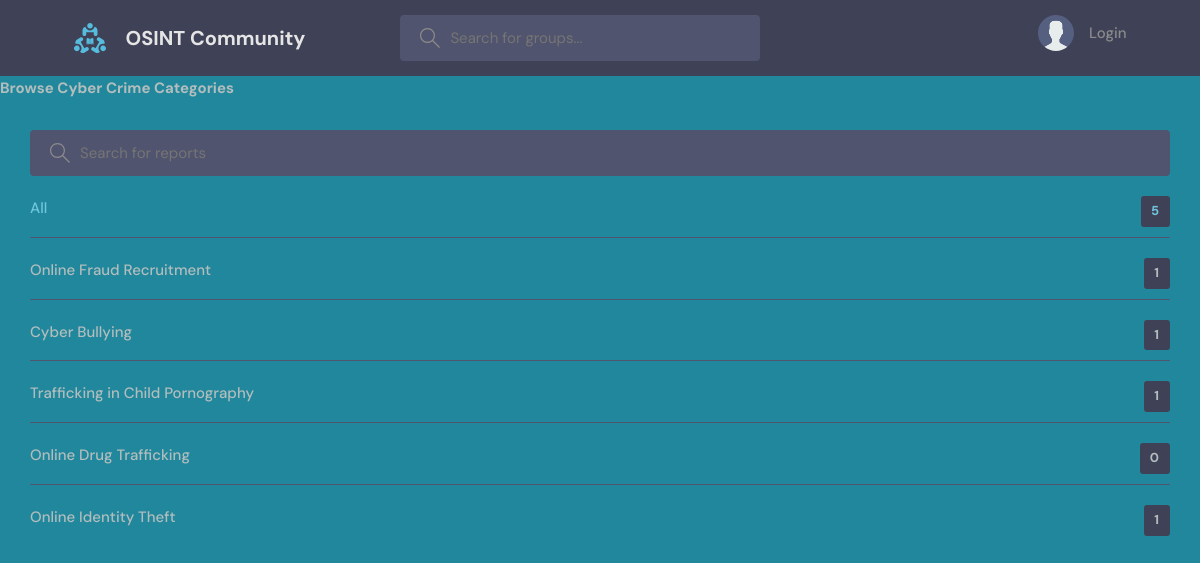
Page /topics/ on the committed database.
### base/models.py (models this page shows, shortened)
class Topic(models.Model):
    name = models.CharField(max_length=200)

### base/views.py (the view)
# urls.py: path('topics/',views.topicsPage, name="topics"),
def topicsPage(request):
    q = request.GET.get('q') if request.GET.get('q') != None else ''
    topics = Topic.objects.filter(name__icontains=q)
    return render(request, 'base/topics.html',{'topics':topics})

### base/templates/base/topics.html (shortened to what this page needs)
{% extends 'main.html' %}
{% block content %}
              <h3>Browse Cyber Crime Categories</h3>
          <div class="topics-page layout__body">
            <form action="" method="GET" class="header__search">
              <label>
                <input name="q" placeholder="Search for reports" />
              </label>
            </form>
            <ul class="topics__list">
              <li>
                <a href="{% url 'topics' %}" class="active">All <span>{{topics.count}}</span></a>
              </li>
              {% for topic in topics %}
              <li>
                <a href="{% url 'home' %}?q={{topic.name}}">{{topic.name}}<span>{{topic.room_set.all.count}}</span></a>
              </li>
             {% endfor %}
            </ul>
          </div>
    {% endblock content %}

### templates/main.html (shortened to what this page needs)
<!DOCTYPE html>
{% load static %}
<html lang="en">
  <head>
    <link rel="stylesheet" href="{% static 'styles/style.css' %}" />
  </head>
  <body>
    {% include 'navbar.html' %}
    {% block content %}
    {% endblock %}
  </body>
</html>

### templates/navbar.html (shortened to what this page needs)
{% load static %}
<header class="header header--loggedIn">
    <div class="container">
      <a href="{% url 'home' %}" class="header__logo">
        <img src="{% static 'images/logo.svg' %}" />
        <h1>OSINT Community</h1>
      </a>
      <form class="header__search" method="GET" action="{% url 'home' %}">
        <label>
          <input name="q" placeholder="Search for groups..." />
        </label>
      </form>
      <nav class="header__menu">
        {% if request.user.is_authenticated %}
        <div class="header__user">
          <a href="{% url 'update-user' %}">
            <div class="avatar avatar--medium active">
              <img src="{{request.user.avatar.url}}" />
            </div>
            <p>{{request.user.username}}<span>@{{request.user.username}}</span></p>
          </a>
          <button class="dropdown-button">
            <svg
              version="1.1"
              xmlns="http://www.w3.org/2000/svg"
              width="32"
              height="32"
              viewBox="0 0 32 32"
            >
              <title>chevron-down</title>
              <path d="M16 21l-13-13h-3l16 16 16-16h-3l-13 13z"></path>
            </svg>
          </button>
        </div>
        {% else %}
        <a href="{% url 'login' %}">
          <img src="{% static 'images/avatar.svg' %}" />
          <p>Login</p>
        </a>
        {% endif %}
      </nav>
    </div>
  </header>

### static/styles/style.css (style rules this page uses)
:root { --color-main: #71c6dd; --color-main-light: #e1f6fb; --color-dark: #3f4156; --color-dark-medium: #51546e; --color-dark-light: #696d97; --color-light: #e5e5e5; --color-gray: #8b8b8b; --color-light-gray: #b2bdbd; --color-bg: #2d2d39; --color-success: #5dd693; --color-error: #fc4b0b; }
* { font-family: "DM Sans", -apple-system, BlinkMacSystemFont, "Segoe UI", Roboto, Oxygen, Ubuntu, Cantarell, "Open Sans", "Helvetica Neue", sans-serif; margin: 0; padding: 0; box-sizing: border-box; text-rendering: optimizeLegibility; font-size: inherit; }
html { font-size: 56.25%; }
@media only screen and (min-width: 1200px) { html { font-size: 62.5%; } }
body { line-height: 1.6; font-weight: 400; font-size: 1.5rem; color: var(--color-light-gray); background-color: #20879c; min-height: 100vh; }
img { width: 100%; }
a { display: inline-block; color: var(--color-main); text-decoration: none; }
.container { max-width: 120rem; width: 90%; margin: auto; }
.header { padding: 1.5rem; background-color: var(--color-dark); }
.header > .container { display: flex; gap: 9.5rem; }
.header__logo, .header__user { display: flex; gap: 2rem; align-items: center; }
.header__logo > img { height: 3.2rem; width: 3.2rem; }
.header__logo > h1 { font-weight: 700; font-size: 2rem; color: var(--color-light); }
.header__search > label { background-color: var(--color-dark-medium); padding: 1.3rem 1rem; display: flex; align-items: center; gap: 1rem; border-radius: 4px; }
.header__search svg { fill: var(--color-gray); width: 2rem; height: 2rem; margin-left: 1rem; }
.header__search input { width: 30rem; background: transparent; border: none; outline: none; color: var(--color-light); }
.header__menu { margin-left: auto; position: relative; }
.header__menu a { display: flex; gap: 1.5rem; align-items: center; font-weight: 500; text-decoration: none; color: var(--color-gray); }
.header__menu img { height: 3.6rem; }
.header__menu p { line-height: 1.2; }
.layout__body { margin: 3rem; }
.topics__list { list-style: none; }
.topics__list li a { display: flex; justify-content: space-between; margin-bottom: 3rem; font-weight: 500; color: var(--color-light-gray); transition: all 0.3s ease-in-out; }
.topics__list li a.active, .topics__list li a:hover { color: var(--color-main); }
.topics__list li a span { padding: 0.5rem 1rem; background-color: var(--color-dark); border-radius: 3px; font-size: 1.3rem; font-weight: 700; letter-spacing: 1px; }
.topics-page .topics__list li:not(:last-child) a { margin: 2rem 0; padding-bottom: 1rem; text-decoration: none; border-bottom: 1px solid var(--color-dark-medium); }
.topics-page .header__search { display: block; }

### rows in the picture
Topic: name "Online Fraud Recruitment", room_set.all.count "1"
Topic: name "Cyber Bullying", room_set.all.count "1"
Topic: name "Trafficking in Child Pornography", room_set.all.count "1"
Topic: name "Online Drug Trafficking", room_set.all.count "0"
Topic: name "Online Identity Theft", room_set.all.count "1"

### other values in the picture
{{ topics.count }} "5"
